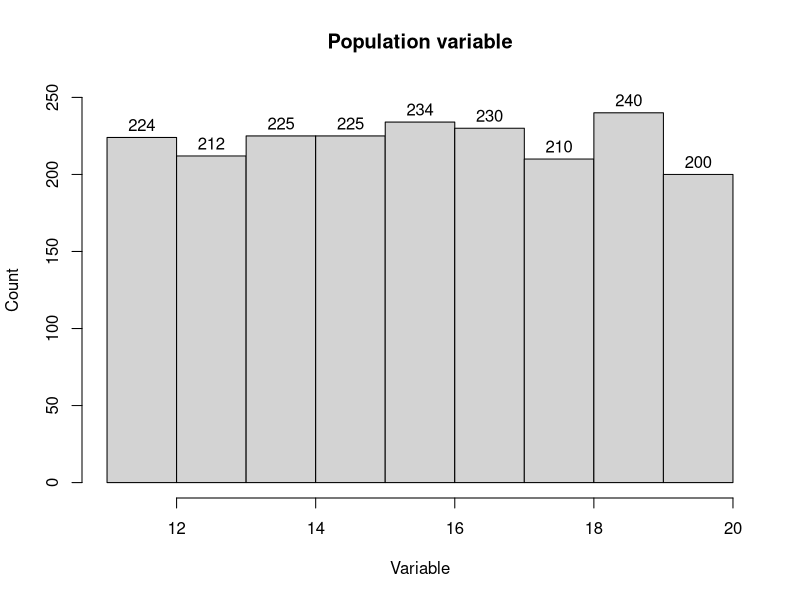
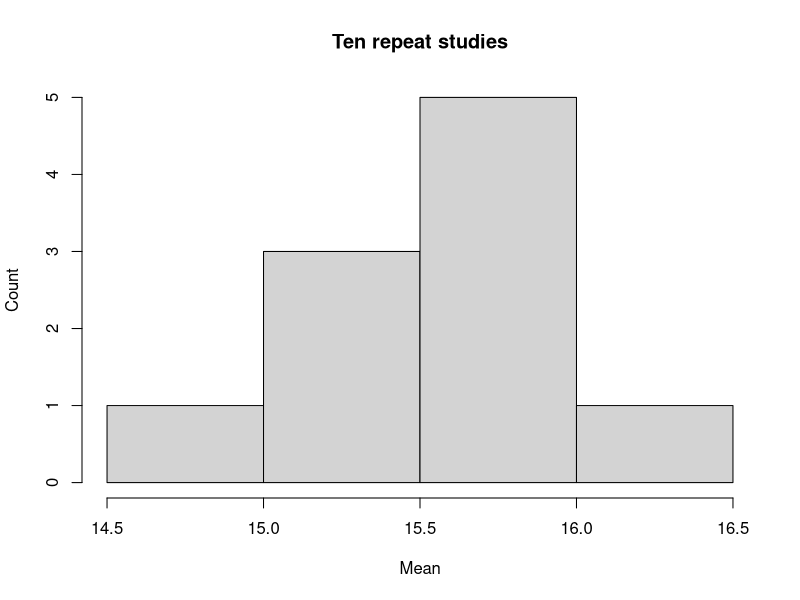
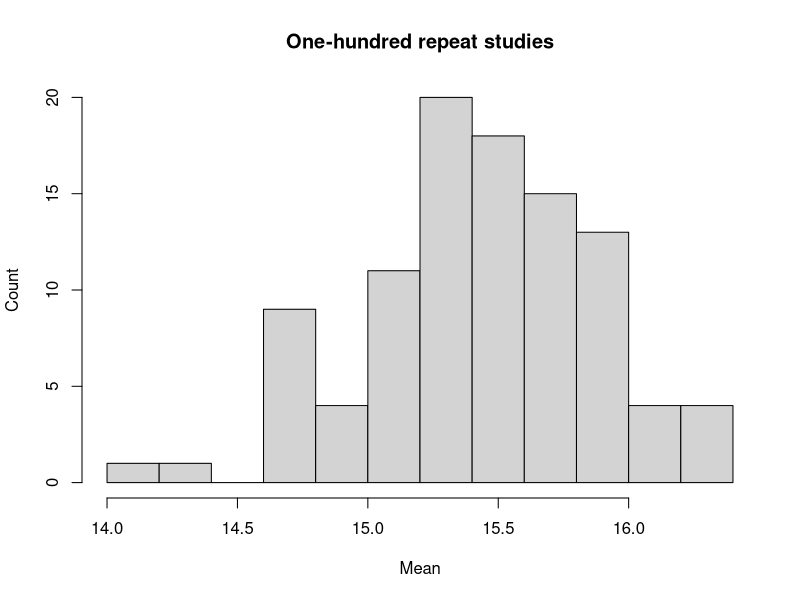
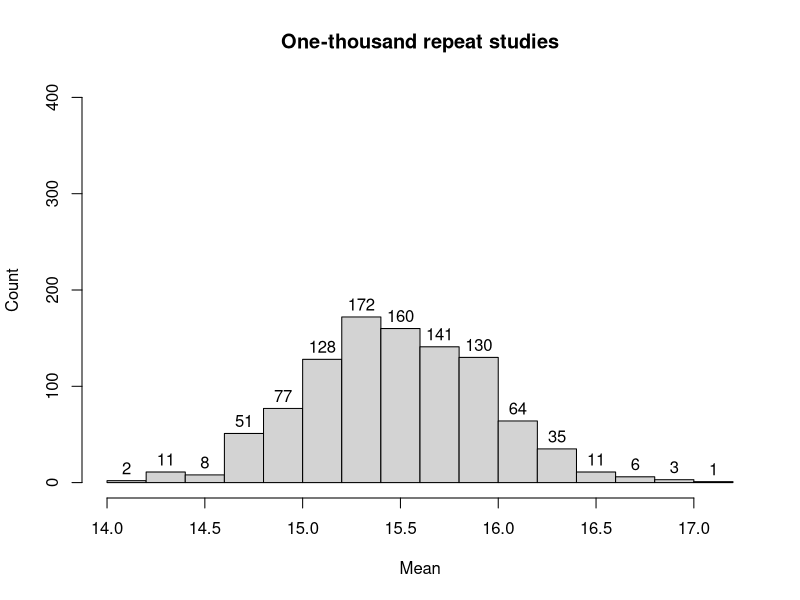
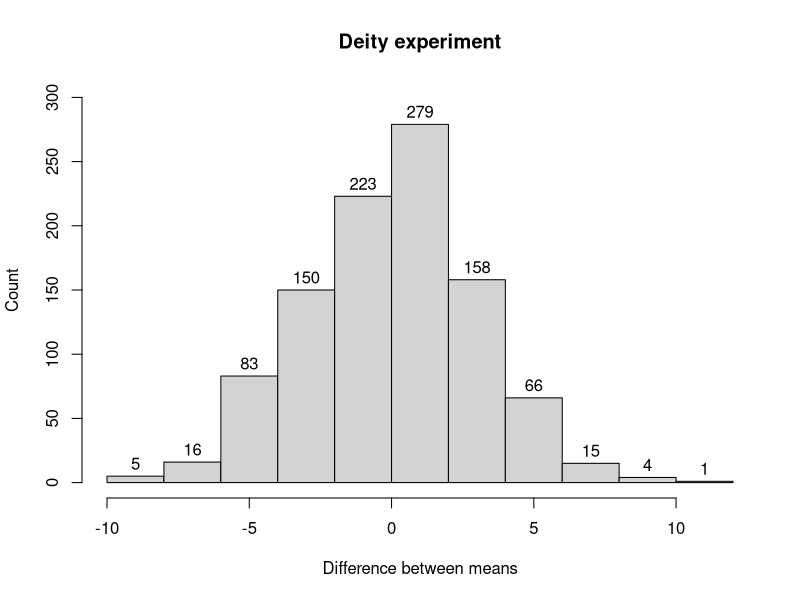
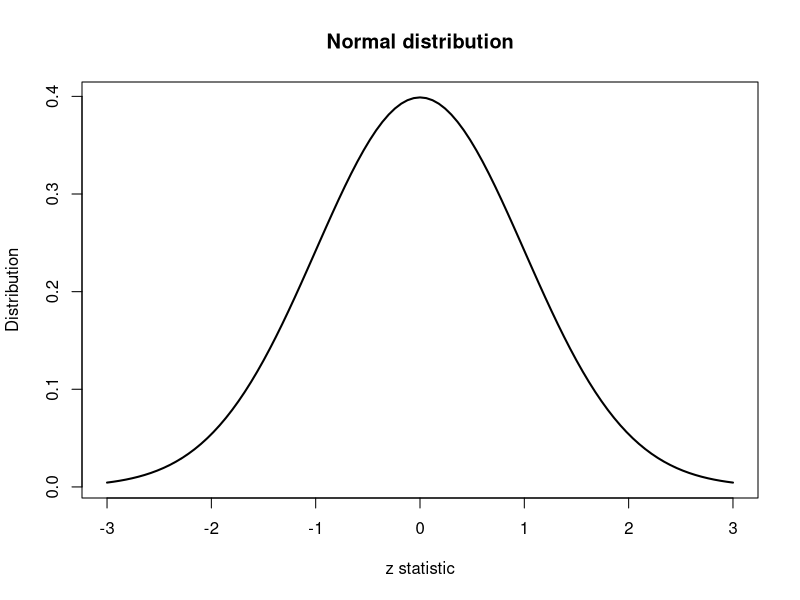
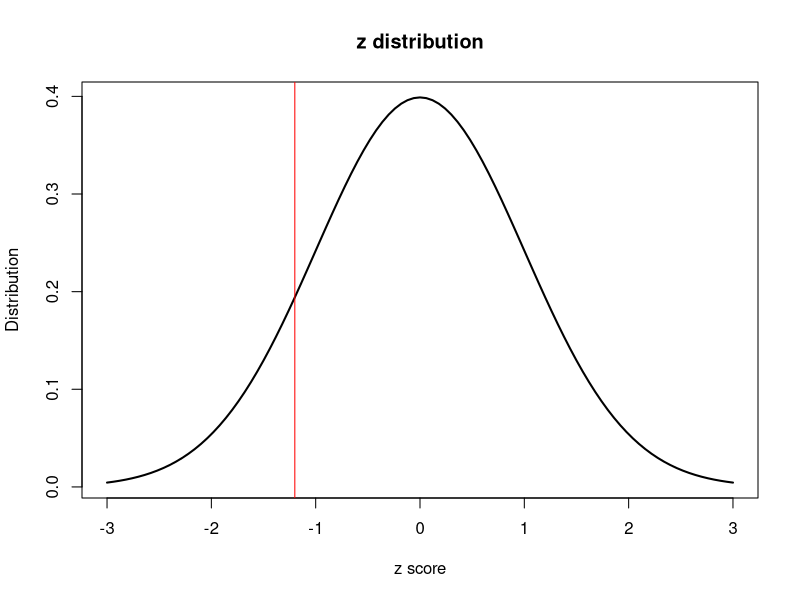
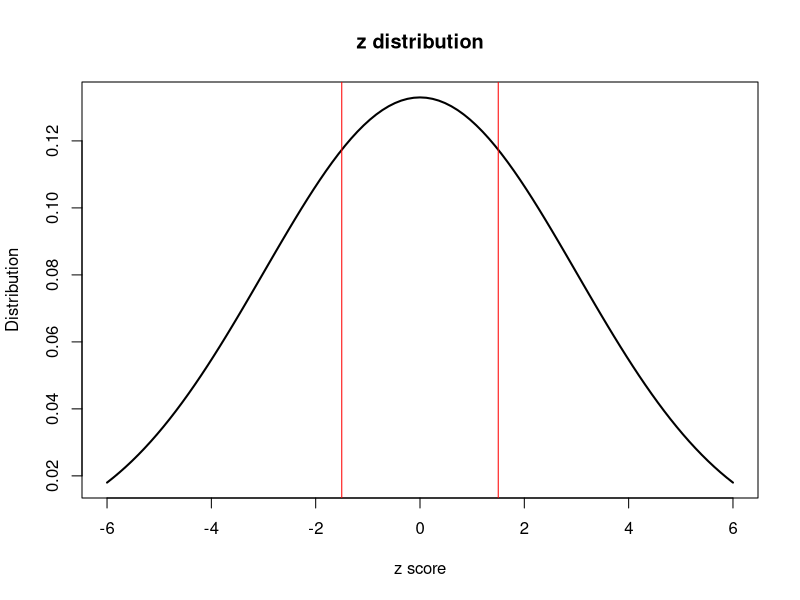

Reproduce these figures in R, in order.
## ---- chunk 1
knitr::opts_chunk$set(echo = TRUE)
setwd(getwd())
## ---- chunk 2
set.seed(123)  # Seed the pseudo-random number generator for reproducible results
population <- runif(2000,
                    min = 11,
                    max = 20)  # Choose 2000 random integers each with equal likelihood
# Create a histogram with counts shown above each bin
hist(population,
     breaks = 10,
     main = "Population variable",
     xlab = "Variable",
     ylab = "Count",
     labels = TRUE,
     xlim = c(11, 20),
     ylim = c(0, 250))
## ---- chunk 3
set.seed(123)
mean(sample(population,
            size = 30,
            replace = TRUE)) # Calculate the mean of 30 random subjects
## ---- chunk 4
set.seed(321)
mean(sample(population,
            size = 30,
            replace = TRUE))
## ---- chunk 5
sample_10 <- c()  # Creating an empty vector
set.seed(123)
for (i in 1:10){  # Looping though the experiment 10 times
  sample_10 <- append(sample_10, mean(sample(population, size = 30, replace = TRUE)))}
hist(sample_10,
     main = "Ten repeat studies",
     xlab = "Mean",
     ylab = "Count")
## ---- chunk 6
sample_100 <- c()
set.seed(123)
for (i in 1:100){
  sample_100 <- append(sample_100, mean(sample(population, size = 30, replace = TRUE)))}
hist(sample_100,
     main = "One-hundred repeat studies",
     xlab = "Mean",
     ylab = "Count")
## ---- chunk 7
sample_1000 <- c()
set.seed(123)
for (i in 1:1000){
  sample_1000 <- append(sample_1000, mean(sample(population, size = 30, replace = TRUE)))}
hist(sample_1000,
     main = "One-thousand repeat studies",
     xlab = "Mean",
     ylab = "Count",
     ylim = c(0, 400),
     labels = TRUE)
## ---- chunk 8
set.seed(123)
group_A_population <- sample(30:70,
                             size = 4000,
                             replace = TRUE)
group_B_population <- sample(30:70,
                             size = 4000,
                             replace = TRUE)
## ---- chunk 9
set.seed(123)
sample_1000 <- c()
for (i in 1:1000){
  sample_1000 <- append(sample_1000,
                         mean(sample(group_A_population, size = 30, replace = TRUE)) -
                           mean(sample(group_B_population, size = 30, replace = TRUE)))
}
hist(sample_1000,
     main = "Deity experiment",
     xlab = "Difference between means",
     ylab = "Count",
     ylim = c(0, 300),
     labels = TRUE)
## ---- chunk 10
curve(dnorm(x,
            0,
            1,),
      from = -3, to = 3,
      lwd = 2,
      main = "Normal distribution",
      ylab = "Distribution",
      xlab = "z statistic")
## ---- chunk 11
z = (-1.2 - 0) / 1
z
## ---- chunk 12
curve(dnorm(x,
            0,
            1),
      from = -3, to = 3,
      lwd = 2,
      main = "z distribution",
      ylab = "Distribution",
      xlab = "z score")
abline(v = -1.2,
       col = "red")
## ---- chunk 13
pnorm(-1.2,  # Difference in means
      0,  # Mean
      1)  # Standard deviation
## ---- chunk 14
z = (4.5 - 0) / 3
z
## ---- chunk 15
pnorm(-1.5,  # Difference in means
      0,  # Mean
      3) * 2  # Standard deviation
## ---- chunk 16
curve(dnorm(x,
            0,
            3),
      from = -6, to = 6,
      lwd = 2,
      main = "z distribution",
      ylab = "Distribution",
      xlab = "z score")
abline(v = -1.5,
       col = "red")
abline(v = 1.5,
       col = "red")
## ---- chunk 17
curve(dt(x, df = 30),
      from = -3, to = 3,
      lwd = 3,
      ylab = "Distribution",
      xlab = "t statistic")
ind <- c(1, 2, 3, 5, 10)
for (i in ind) curve(dt(x, df = i), -3, 3, add = TRUE)
## ---- chunk 18
curve(dchisq(x,
             df = 1),
      from = 0,
      to = 10,
      lwd = 3,
      ylab = "Distribution",
      xlab = "Statistic")
ind <- c(2, 3, 5, 10)
for (i in ind) curve(dchisq(x,
                            df = i),
                     0,
                     10,
                     add = TRUE)
